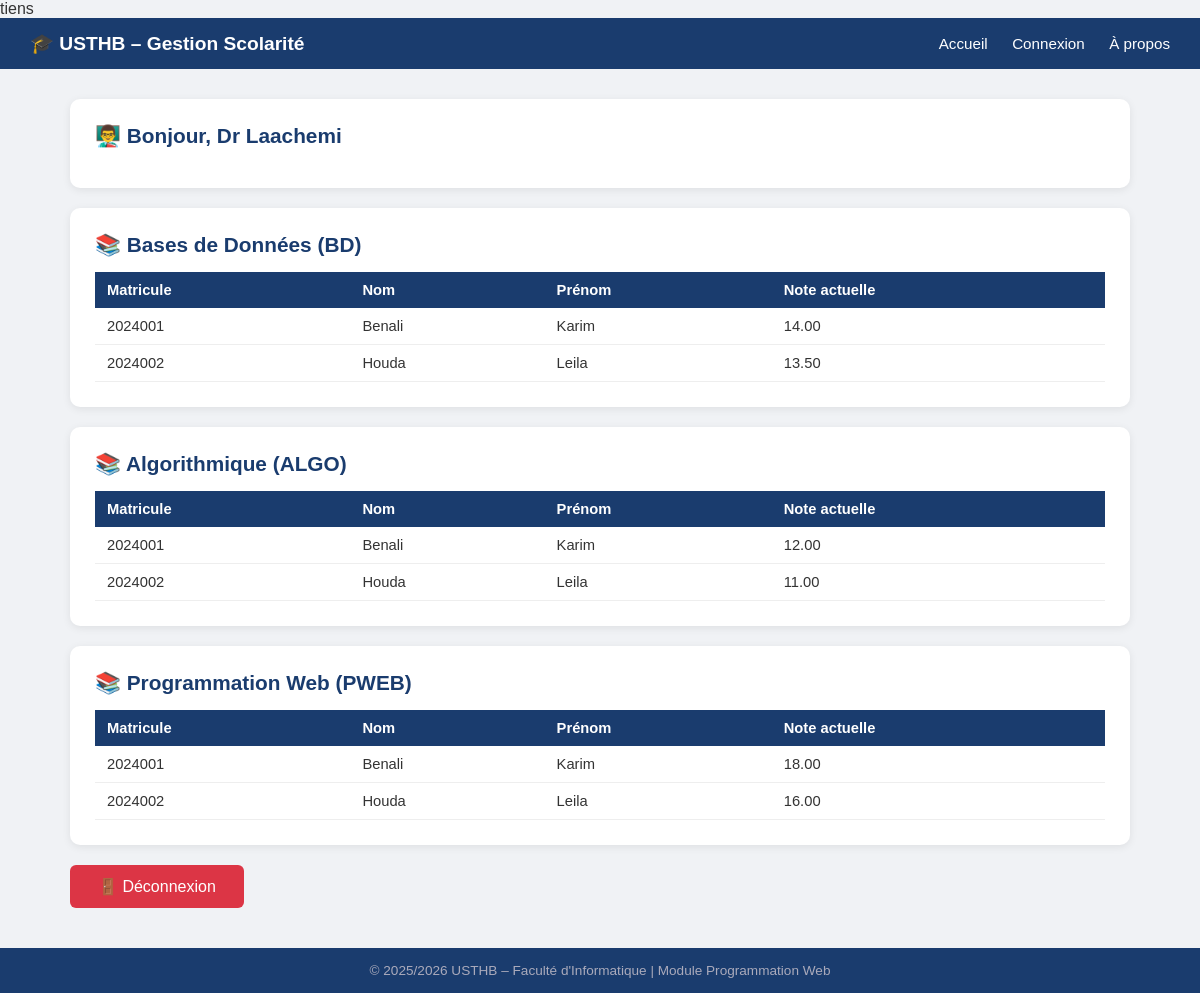
The app's page /dashboard_enseignant.php (signed in) with its own data.
### tables this page shows
CREATE TABLE `modules` (
  `id` int(11) NOT NULL,
  `code` varchar(20) NOT NULL,
  `intitule` varchar(100) NOT NULL,
  `coefficient` int(11) DEFAULT 1,
  `id_enseignant` int(11) DEFAULT NULL
);

CREATE TABLE `notes` (
  `id` int(11) NOT NULL,
  `id_etudiant` int(11) NOT NULL,
  `id_module` int(11) NOT NULL,
  `note` decimal(4,2) DEFAULT NULL
);

CREATE TABLE `etudiants` (
  `id` int(11) NOT NULL,
  `matricule` varchar(20) NOT NULL,
  `nom` varchar(50) NOT NULL,
  `prenom` varchar(50) NOT NULL,
  `date_naissance` date DEFAULT NULL,
  `email` varchar(100) DEFAULT NULL,
  `niveau` varchar(20) DEFAULT NULL,
  `mdp` varchar(255) DEFAULT NULL
);

### dashboard_enseignant.php (the view, shortened to what this page needs)
<?php
include 'config.php';
include 'header.php';
$id = $_SESSION['id'];
$modules = $pdo->prepare("SELECT * FROM modules WHERE id_enseignant=?");
$modules->execute([$id]); $mods = $modules->fetchAll();
?>
<div class="container">
  <div class="card" style="margin-bottom:20px">
    <h2>👨‍🏫 Bonjour, <?= htmlspecialchars($_SESSION['nom']) ?></h2>
  </div>
  <?php foreach($mods as $m): ?>
  <div class="card">
    <h2>📚 <?= htmlspecialchars($m['intitule']) ?> (<?= htmlspecialchars($m['code']) ?>)</h2>
    <?php
    $stmt = $pdo->prepare("SELECT e.nom, e.prenom, e.matricule, n.note, e.id FROM etudiants e LEFT JOIN notes n ON n.id_etudiant=e.id AND n.id_module=? ORDER BY e.nom");
    $stmt->execute([$m['id']]); $rows = $stmt->fetchAll();
    ?>
    <form method="POST" action="notes.php">
    <table>
      <tr><th>Matricule</th><th>Nom</th><th>Prénom</th><th>Note actuelle</th></tr>
      <?php foreach($rows as $r): ?>
      <tr>
        <td><?= htmlspecialchars($r['matricule']) ?></td>
        <td><?= htmlspecialchars($r['nom']) ?></td>
        <td><?= htmlspecialchars($r['prenom']) ?></td>
        <td><?= $r['note'] !== null ? number_format($r['note'],2) : '<span style="color:#999">Non saisi</span>' ?></td>
      </tr>
      <?php endforeach; ?>
    </table>
    </form>
  </div>
  <?php endforeach; ?>
  <a href="logout.php" class="btn" style="background:#dc3545">🚪 Déconnexion</a>
</div>
<?php include 'footer.php'; ?>

### style.css (style rules this page uses)
* { margin:0; padding:0; box-sizing:border-box; font-family:Arial,sans-serif; }
body { background:#f0f2f5; color:#333; }
.container { max-width:1100px; margin:30px auto; padding:0 20px; }
.btn { display:inline-block; padding:12px 28px; background:#1a3c6e; color:white; border-radius:6px; text-decoration:none; border:none; cursor:pointer; font-size:1em; }
.card { background:white; border-radius:10px; padding:25px; box-shadow:0 2px 8px rgba(0,0,0,0.08); margin-bottom:20px; }
.card h2 { color:#1a3c6e; margin-bottom:15px; font-size:1.3em; }
table { width:100%; border-collapse:collapse; font-size:0.92em; }
th { background:#1a3c6e; color:white; padding:10px 12px; text-align:left; }
td { padding:10px 12px; border-bottom:1px solid #eee; }

### records on screen
modules: intitule "Bases de Données", code "BD"
notes: id_etudiant.matricule "2024001", id_etudiant.nom "Benali", id_etudiant.prenom "Karim", note "14.00"
notes: id_etudiant.matricule "2024002", id_etudiant.nom "Houda", id_etudiant.prenom "Leila", note "13.50"
modules: intitule "Algorithmique", code "ALGO"
notes: id_etudiant.matricule "2024001", id_etudiant.nom "Benali", id_etudiant.prenom "Karim", note "12.00"
notes: id_etudiant.matricule "2024002", id_etudiant.nom "Houda", id_etudiant.prenom "Leila", note "11.00"
modules: intitule "Programmation Web", code "PWEB"
notes: id_etudiant.matricule "2024001", id_etudiant.nom "Benali", id_etudiant.prenom "Karim", note "18.00"
notes: id_etudiant.matricule "2024002", id_etudiant.nom "Houda", id_etudiant.prenom "Leila", note "16.00"

### other values on screen
$_SESSION['nom'] "Dr Laachemi"
